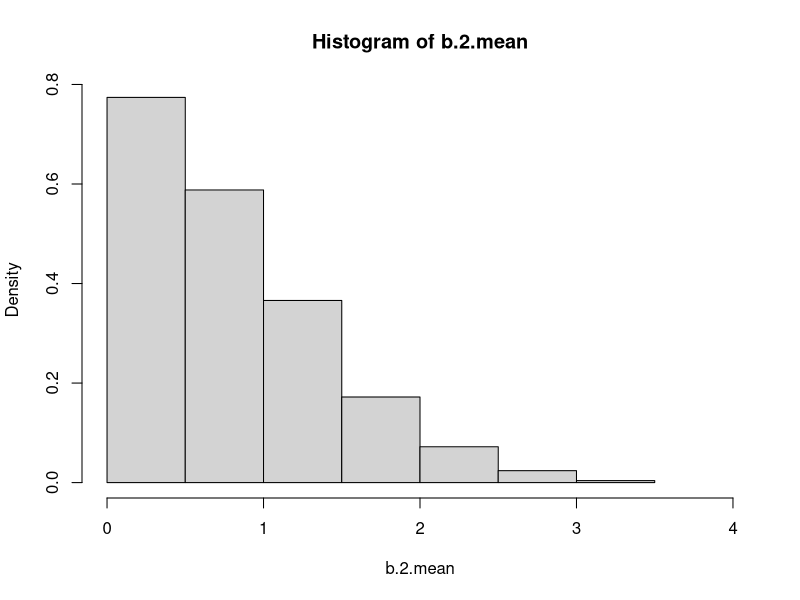
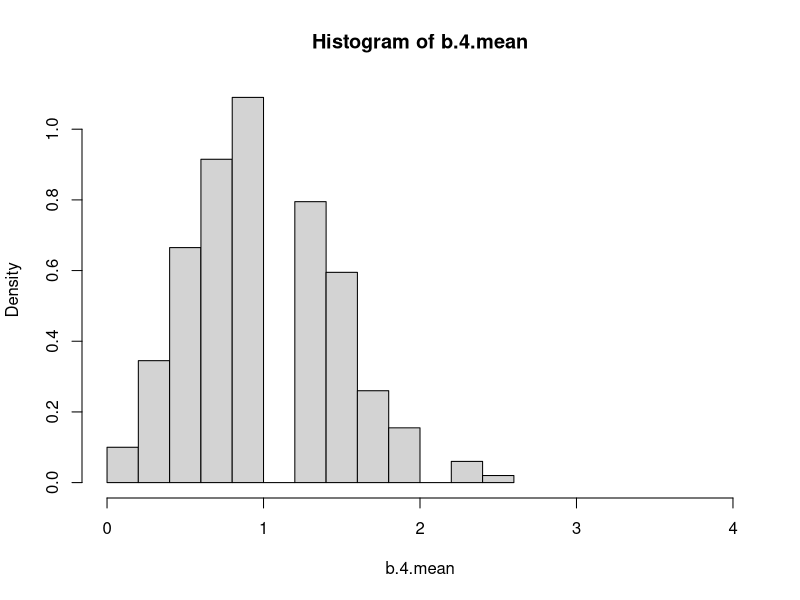
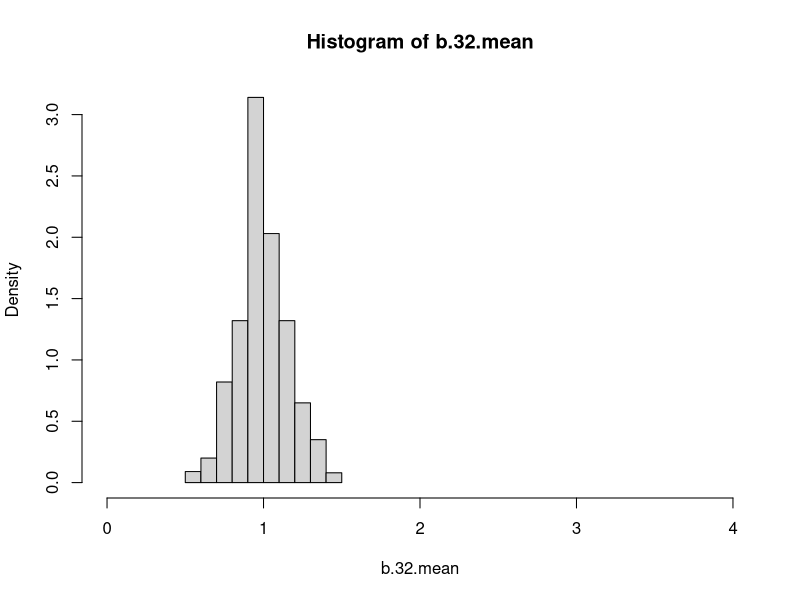
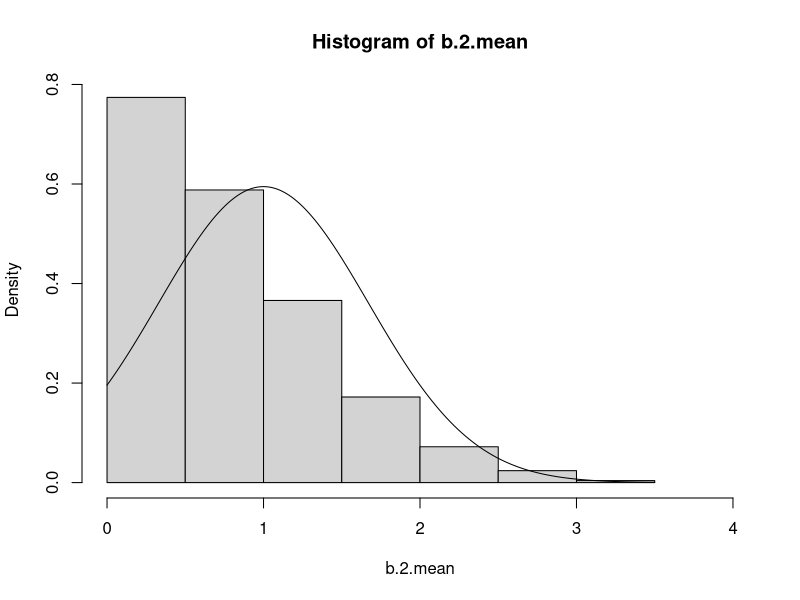
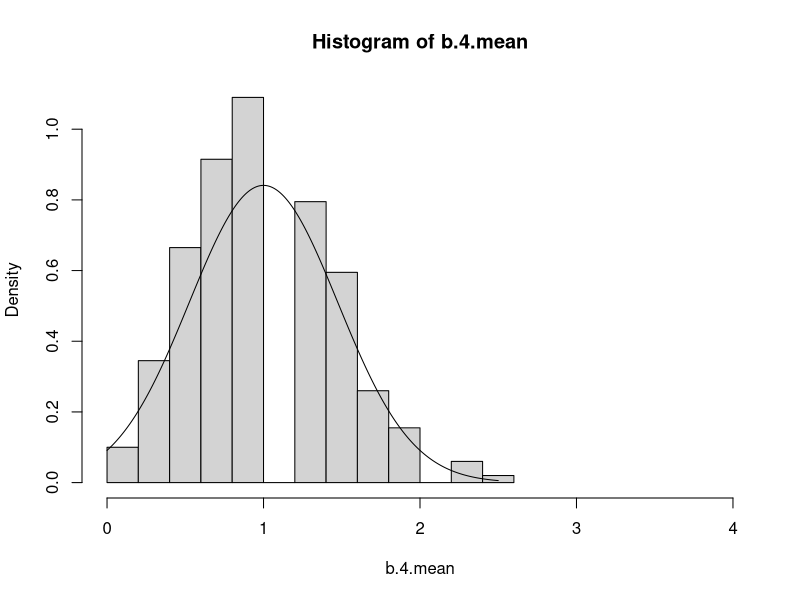
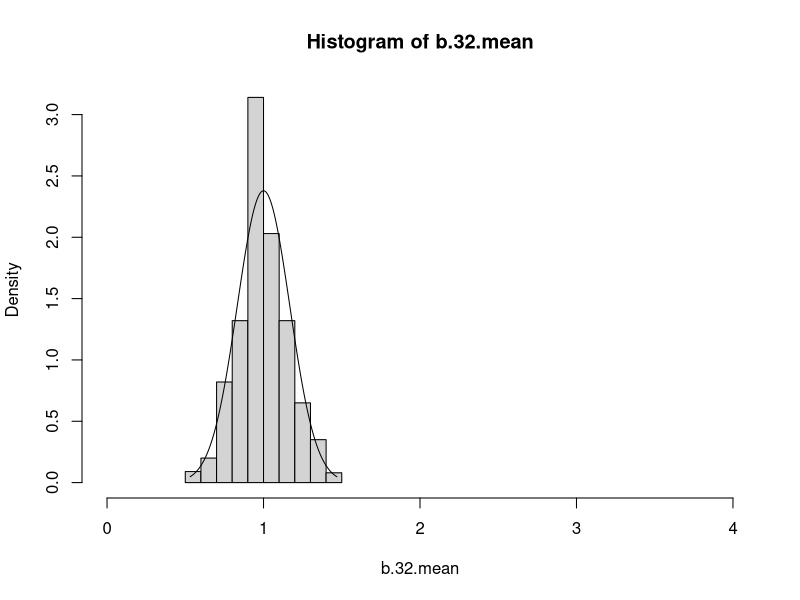
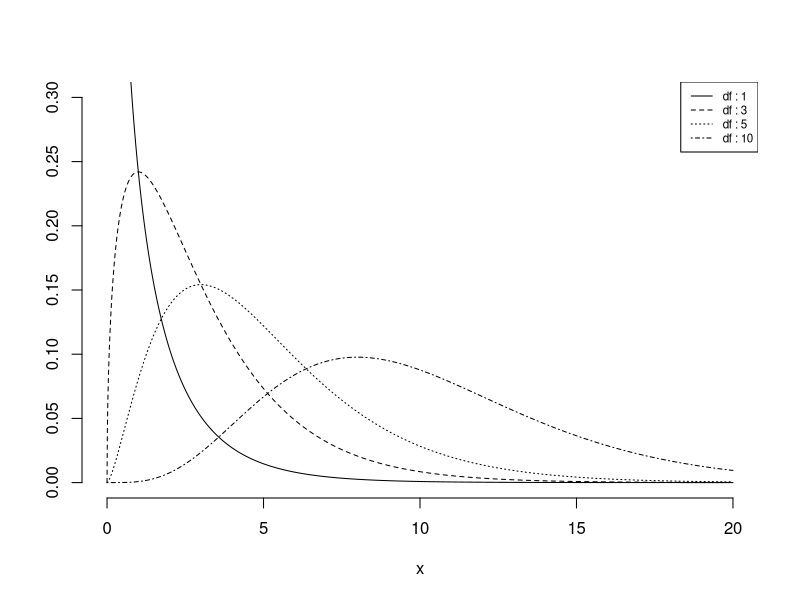
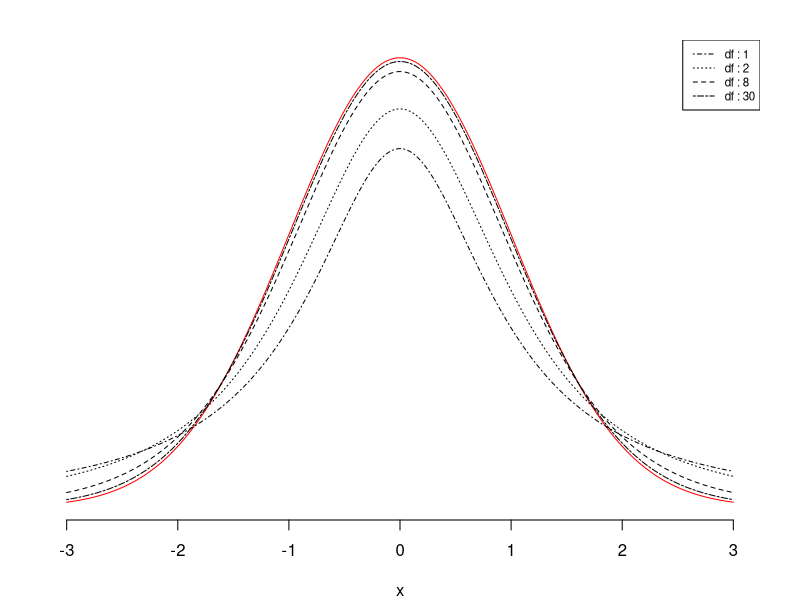

Generate these figures, in order, with R:
## ---- chunk 1
knitr::opts_chunk$set(echo = TRUE)
## ---- chunk 2
set.seed(9)
t=10
p=0.1
x=0:10
n=1000
b.2.mean=rep(NA,n)
b.4.mean=rep(NA,n)
b.32.mean=rep(NA,n)

for (i in 1:n) {
  b.2.mean[i] =mean(rbinom(2,size=t,prob=p))
  b.4.mean[i] =mean(rbinom(4,size=t,prob=p))
  b.32.mean[i] =mean(rbinom(32,size=t,prob=p))
}
options(digits=4)
c(mean(b.2.mean),sd(b.2.mean))
c(mean(b.4.mean),sd(b.4.mean))
c(mean(b.32.mean),sd(b.32.mean))

#LLN
hist(b.2.mean, prob=T,xlim=(c(0,4)))
hist(b.4.mean, prob=T,xlim=(c(0,4)))
hist(b.32.mean, prob=T,xlim=(c(0,4)))
## ---- chunk 3

#CLT
hist(b.2.mean, prob=T,xlim=(c(0,4)))
x1=seq(min(b.2.mean),max(b.2.mean),length=1000)
y1=dnorm(x=x1,mean=1,sd=sqrt(t*p*(1-p))/sqrt(2))
lines(x1,y1)

hist(b.4.mean, prob=T,xlim=(c(0,4)))
x2=seq(min(b.4.mean),max(b.4.mean),length=1000)
y2=dnorm(x=x2,mean=1,sd=sqrt(t*p*(1-p))/sqrt(4))
lines(x2,y2)

hist(b.32.mean, prob=T,xlim=(c(0,4)))
x3=seq(min(b.32.mean),max(b.32.mean),length=1000)
y3=dnorm(x=x3,mean=1,sd=sqrt(t*p*(1-p))/sqrt(32))
lines(x3,y3)


## ---- chunk 4
df <- c(1, 3, 5, 10)
x <- seq(0, 20, by=0.01)
chi2.1 <- dchisq(x, df[1])
chi2.3 <- dchisq(x, df[2])
chi2.5 <- dchisq(x, df[3])
chi2.10 <- dchisq(x, df[4])
plot(x, type="n", xlim=c(0, 20), ylim=c(0, 0.3), main="", xlab="x", ylab="", axes=F)

axis(1)
axis(2)
lines(x, chi2.1, lty=1)
lines(x, chi2.3, lty=2)
lines(x, chi2.5, lty=3)
lines(x, chi2.10, lty=4)
legend("topright", paste("df :", df), lty=1:4, cex=0.7)
## ---- chunk 5
df <- c(1, 2, 8, 30)
x <- seq(-3, 3, by=0.01)
y <- dnorm(x)
t.1 <- dt(x, df=df[1])
t.2 <- dt(x, df=df[2])
t.8 <- dt(x, df=df[3])
t.30 <- dt(x, df=df[4])

par(mar=c(4,2,2,2))
plot(x, y, type="l", lty=1, axes=F, xlab="x", ylab="", col="red")
axis(1)
lines(x, t.1, lty=4)
lines(x, t.2, lty=3)
lines(x, t.8, lty=2)
lines(x, t.30, lty=6)
legend("topright", paste("df :", df), lty=c(4, 3, 2, 6), cex=0.7)
## ---- chunk 6
df1 <- c(3, 10)
df2 <- c(5, 20)
x <- seq(0, 2, by=0.01)

f3.5 <- df(x, df1[1], df2[1])
f3.20 <- df(x, df1[1], df2[2])
f10.5 <- df(x, df1[2], df2[1])
f10.20 <- df(x, df1[2], df2[2])

plot(x, f3.5, type="l", ylim=c(0, 0.9), axes=F, xlab="x", ylab="")
axis(1)
lines(x, f3.20, lty=2)
lines(x, f10.5, lty=3)
lines(x, f10.20, lty=4)

legend("topright", paste("df :", c("3, 5", "3, 20", "10, 5", "10, 20")), lty=1:4, cex=0.7)

## ---- chunk 7
df1 =3
df2 =5
x <- seq(0, 10, by=0.01)

f3.5 <- df(x, df1, df2)
f3.20 <- df(x, df1, df2,5)
f10.5 <- df(x, df1, df2,10)
f10.20 <- df(x, df1, df2,50)

plot(x, f3.5, type="l", ylim=c(0, 0.9), axes=F, xlab="x", ylab="")
axis(1)
lines(x, f3.20, lty=2)
lines(x, f10.5, lty=3)
lines(x, f10.20, lty=4)

legend("topright", paste("lambda :", c("0", "1", "10", "20")), lty=1:4, cex=0.7)

## ---- chunk 8
options(digits=4)
var.p2 <- function(x, na.rm=FALSE) {
  if(na.rm == TRUE){
    x <- x[!is.na(x)]
  }
  n <- length(x)
  m <- mean(x, na.rm=na.rm)
  num <- sum( (x - m)^2, na.rm=na.rm )
  denom <- n
  var <- num / denom
  return( var )
}

radius <- c(234, 234, 234, 233, 233, 233, NA, 231, 232, 231)
weight=c(146.3,146.4,144.1,146.7,145.2,144.1,143.3, 147.3,146.7,147.3)

var.p2(radius)
var.p2(radius, na.rm=TRUE)
var.p2(weight)
